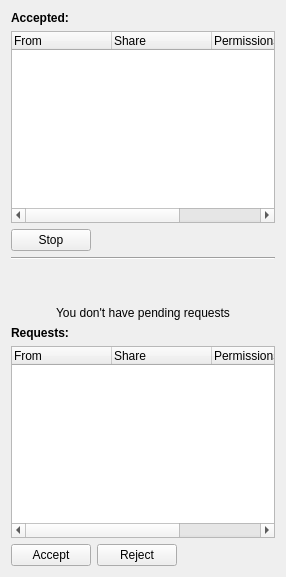
          <widget class="QWidget" name="tabSharedWithMe">
           <attribute name="title">
            <string>Tab 2</string>
           </attribute>
           <layout class="QVBoxLayout" name="verticalLayout_19">
            <item>
             <widget class="QLabel" name="label_shared">
              <property name="text">
               <string>&lt;html&gt;&lt;head/&gt;&lt;body&gt;&lt;p&gt;&lt;span style=&quot; font-weight:600;&quot;&gt;Accepted:&lt;/span&gt;&lt;/p&gt;&lt;/body&gt;&lt;/html&gt;</string>
              </property>
             </widget>
            </item>
            <item>
             <widget class="QTreeWidget" name="treeSharedWithMe">
              <column>
               <property name="text">
                <string>From</string>
               </property>
              </column>
              <column>
               <property name="text">
                <string>Share</string>
               </property>
              </column>
              <column>
               <property name="text">
                <string>Permissions                                        </string>
               </property>
              </column>
              <column>
               <property name="text">
                <string>Created</string>
               </property>
              </column>
             </widget>
            </item>
            <item>
             <layout class="QHBoxLayout" name="horizontalLayout_12">
              <item>
               <widget class="QPushButton" name="btnSharedWithMeStop">
                <property name="text">
                 <string>Stop</string>
                </property>
               </widget>
              </item>
              <item>
               <spacer name="horizontalSpacer_6">
                <property name="orientation">
                 <enum>Qt::Horizontal</enum>
                </property>
                <property name="sizeHint" stdset="0">
                 <size>
                  <width>40</width>
                  <height>20</height>
                 </size>
                </property>
               </spacer>
              </item>
             </layout>
            </item>
            <item>
             <widget class="Line" name="line_3">
              <property name="orientation">
               <enum>Qt::Horizontal</enum>
              </property>
             </widget>
            </item>
            <item>
             <spacer name="verticalSpacer_5">
              <property name="orientation">
               <enum>Qt::Vertical</enum>
              </property>
              <property name="sizeHint" stdset="0">
               <size>
                <width>20</width>
                <height>40</height>
               </size>
              </property>
             </spacer>
            </item>
            <item>
             <widget class="QLabel" name="label_noRqstsWithMe">
              <property name="text">
               <string>You don't have pending requests</string>
              </property>
              <property name="alignment">
               <set>Qt::AlignCenter</set>
              </property>
             </widget>
            </item>
            <item>
             <widget class="QWidget" name="widget_requesteswithme" native="true">
              <layout class="QVBoxLayout" name="verticalLayout_8">
               <property name="spacing">
                <number>6</number>
               </property>
               <property name="leftMargin">
                <number>0</number>
               </property>
               <property name="topMargin">
                <number>0</number>
               </property>
               <property name="rightMargin">
                <number>0</number>
               </property>
               <property name="bottomMargin">
                <number>0</number>
               </property>
               <item>
                <widget class="QLabel" name="label_requests">
                 <property name="text">
                  <string>&lt;html&gt;&lt;head/&gt;&lt;body&gt;&lt;p&gt;&lt;span style=&quot; font-weight:600;&quot;&gt;Requests:&lt;/span&gt;&lt;/p&gt;&lt;/body&gt;&lt;/html&gt;</string>
                 </property>
                </widget>
               </item>
               <item>
                <widget class="QTreeWidget" name="treeRequestsWithMe">
                 <column>
                  <property name="text">
                   <string notr="true">From</string>
                  </property>
                 </column>
                 <column>
                  <property name="text">
                   <string>Share</string>
                  </property>
                 </column>
                 <column>
                  <property name="text">
                   <string>Permissions</string>
                  </property>
                 </column>
                 <column>
                  <property name="text">
                   <string>Created</string>
                  </property>
                 </column>
                </widget>
               </item>
               <item>
                <layout class="QHBoxLayout" name="horizontalLayout_11" stretch="0,0,0">
                 <item>
                  <widget class="QPushButton" name="btnAcceptRqst">
                   <property name="text">
                    <string>Accept</string>
                   </property>
                  </widget>
                 </item>
                 <item>
                  <widget class="QPushButton" name="btnDeclineReqst">
                   <property name="text">
                    <string>Reject</string>
                   </property>
                  </widget>
                 </item>
                 <item>
                  <spacer name="horizontalSpacer_7">
                   <property name="orientation">
                    <enum>Qt::Horizontal</enum>
                   </property>
                   <property name="sizeHint" stdset="0">
                    <size>
                     <width>98</width>
                     <height>20</height>
                    </size>
                   </property>
                  </spacer>
                 </item>
                </layout>
               </item>
              </layout>
             </widget>
            </item>
           </layout>
          </widget>
